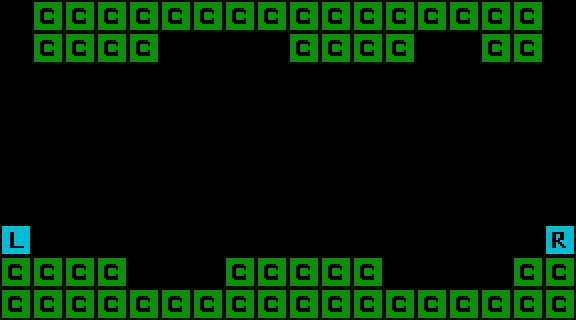

This game map was drawn from its Tiled (.tmx) file and the tilesets committed beside it. A one-line description and the trimmed map source follow:
An orthogonal 18x10 tile map with 32x32 px tiles, 1 tile layer (Tile Layer), 2 tilesets and 33 objects (28x coin, 4x static, heart).

<map version="1.0" orientation="orthogonal" renderorder="right-up" width="18" height="10" tilewidth="32" tileheight="32" nextobjectid="58">
 <tileset firstgid="1" name="templateTiles" tilewidth="32" tileheight="32">
  <image source="../templateTiles.png" width="128" height="64" />
 </tileset>
 <tileset firstgid="9" name="templateObjects" tilewidth="32" tileheight="32">
  <image source="../templateObjects.png" width="128" height="64" />
 </tileset>
 <layer name="Tile Layer" width="18" height="10">
  <data>[180 cells, 57 non-empty, 3 distinct tile ids]</data>
 </layer>
 <objectgroup name="Object Layer">
  <object id="24" name="static" gid="11" x="128" y="288" width="32" height="32">
   <properties>
    <property name="probability" value="1.0" />
   </properties>
  </object>
  <object id="25" name="static" gid="11" x="192" y="288" width="32" height="32">
   <properties>
    <property name="probability" value="1.0" />
   </properties>
  </object>
  <object id="26" name="heart" gid="10" x="160" y="288" width="32" height="32">
   <properties>
    <property name="probability" value="0.5" />
   </properties>
  </object>
  <object id="28" name="static" gid="11" x="416" y="288" width="32" height="32">
   <properties>
    <property name="probability" value="1.0" />
   </properties>
  </object>
  <object id="29" name="static" gid="11" x="448" y="288" width="32" height="32">
   <properties>
    <property name="probability" value="1.0" />
   </properties>
  </object>
  <object id="30" name="coin" gid="9" x="384" y="288" width="32" height="32">
   <properties>
    <property name="probability" value="1.0" />
   </properties>
  </object>
  <object id="31" name="coin" gid="9" x="480" y="288" width="32" height="32">
   <properties>
    <property name="probability" value="1.0" />
   </properties>
  </object>
  <object id="32" name="coin" gid="9" x="64" y="96" width="32" height="32">
   <properties>
    <property name="probability" value="1.0" />
   </properties>
  </object>
  <object id="33" name="coin" gid="9" x="64" y="128" width="32" height="32">
   <properties>
    <property name="probability" value="1.0" />
   </properties>
  </object>
  <object id="34" name="coin" gid="9" x="64" y="160" width="32" height="32">
   <properties>
    <property name="probability" value="1.0" />
   </properties>
  </object>
  <object id="35" name="coin" gid="9" x="96" y="96" width="32" height="32">
   <properties>
    <property name="probability" value="1.0" />
   </properties>
  </object>
  <object id="36" name="coin" gid="9" x="64" y="192" width="32" height="32">
   <properties>
    <property name="probability" value="1.0" />
   </properties>
  </object>
  <object id="37" name="coin" gid="9" x="128" y="96" width="32" height="32">
   <properties>
    <property name="probability" value="1.0" />
   </properties>
  </object>
  <object id="38" name="coin" gid="9" x="96" y="160" width="32" height="32">
   <properties>
    <property name="probability" value="1.0" />
   </properties>
  </object>
  <object id="39" name="coin" gid="9" x="128" y="160" width="32" height="32">
   <properties>
    <property name="probability" value="1.0" />
   </properties>
  </object>
  <object id="40" name="coin" gid="9" x="192" y="128" width="32" height="32">
   <properties>
    <property name="probability" value="1.0" />
   </properties>
  </object>
  <object id="41" name="coin" gid="9" x="192" y="160" width="32" height="32">
   <properties>
    <property name="probability" value="1.0" />
   </properties>
  </object>
  <object id="42" name="coin" gid="9" x="224" y="192" width="32" height="32">
   <properties>
    <property name="probability" value="1.0" />
   </properties>
  </object>
  <object id="43" name="coin" gid="9" x="256" y="128" width="32" height="32">
   <properties>
    <property name="probability" value="1.0" />
   </properties>
  </object>
  <object id="44" name="coin" gid="9" x="256" y="160" width="32" height="32">
   <properties>
    <property name="probability" value="1.0" />
   </properties>
  </object>
  <object id="45" name="coin" gid="9" x="352" y="128" width="32" height="32">
   <properties>
    <property name="probability" value="1.0" />
   </properties>
  </object>
  <object id="46" name="coin" gid="9" x="320" y="160" width="32" height="32">
   <properties>
    <property name="probability" value="1.0" />
   </properties>
  </object>
  <object id="47" name="coin" gid="9" x="352" y="192" width="32" height="32">
   <properties>
    <property name="probability" value="1.0" />
   </properties>
  </object>
  <object id="48" name="coin" gid="9" x="384" y="128" width="32" height="32">
   <properties>
    <property name="probability" value="1.0" />
   </properties>
  </object>
  <object id="49" name="coin" gid="9" x="384" y="192" width="32" height="32">
   <properties>
    <property name="probability" value="1.0" />
   </properties>
  </object>
  <object id="50" name="coin" gid="9" x="448" y="96" width="32" height="32">
   <properties>
    <property name="probability" value="1.0" />
   </properties>
  </object>
  <object id="51" name="coin" gid="9" x="448" y="128" width="32" height="32">
   <properties>
    <property name="probability" value="1.0" />
   </properties>
  </object>
  <object id="52" name="coin" gid="9" x="448" y="160" width="32" height="32">
   <properties>
    <property name="probability" value="1.0" />
   </properties>
  </object>
  <object id="53" name="coin" gid="9" x="448" y="192" width="32" height="32">
   <properties>
    <property name="probability" value="1.0" />
   </properties>
  </object>
  <object id="54" name="coin" gid="9" x="480" y="128" width="32" height="32">
   <properties>
    <property name="probability" value="1.0" />
   </properties>
  </object>
  <object id="55" name="coin" gid="9" x="512" y="96" width="32" height="32">
   <properties>
    <property name="probability" value="1.0" />
   </properties>
  </object>
  <object id="56" name="coin" gid="9" x="512" y="160" width="32" height="32">
   <properties>
    <property name="probability" value="1.0" />
   </properties>
  </object>
  <object id="57" name="coin" gid="9" x="512" y="192" width="32" height="32">
   <properties>
    <property name="probability" value="1.0" />
   </properties>
  </object>
 </objectgroup>
</map>
